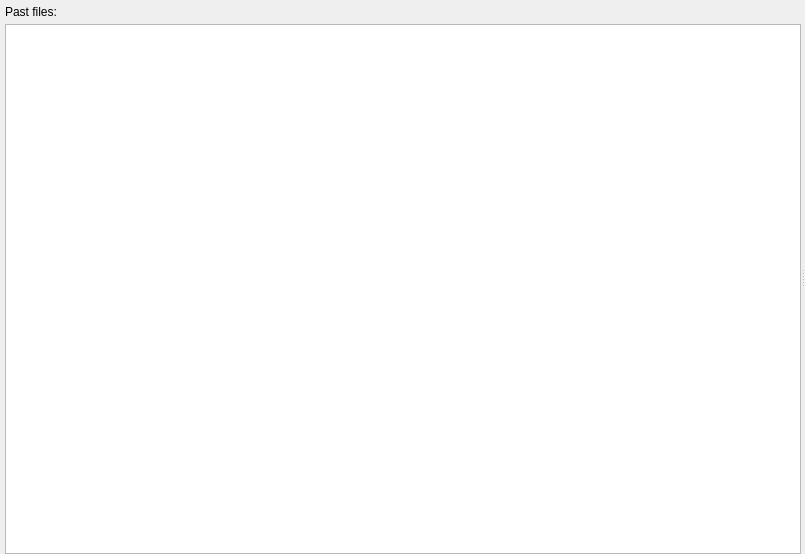
<?xml version="1.0" encoding="UTF-8"?>
<ui version="4.0">
 <class>Form</class>
 <widget class="QWidget" name="Form">
  <property name="geometry">
   <rect>
    <x>0</x>
    <y>0</y>
    <width>805</width>
    <height>554</height>
   </rect>
  </property>
  <property name="windowTitle">
   <string>Live data</string>
  </property>
  <layout class="QVBoxLayout" name="verticalLayout_3">
   <property name="margin">
    <number>0</number>
   </property>
   <item>
    <widget class="QSplitter" name="splitter">
     <property name="orientation">
      <enum>Qt::Horizontal</enum>
     </property>
     <widget class="QWidget" name="verticalLayoutWidget">
      <layout class="QVBoxLayout" name="listLayout">
       <property name="spacing">
        <number>5</number>
       </property>
       <property name="leftMargin">
        <number>5</number>
       </property>
       <property name="topMargin">
        <number>5</number>
       </property>
       <property name="rightMargin">
        <number>0</number>
       </property>
       <property name="bottomMargin">
        <number>0</number>
       </property>
       <item>
        <widget class="QLabel" name="label">
         <property name="sizePolicy">
          <sizepolicy hsizetype="Preferred" vsizetype="Preferred">
           <horstretch>0</horstretch>
           <verstretch>0</verstretch>
          </sizepolicy>
         </property>
         <property name="text">
          <string>Past files:</string>
         </property>
        </widget>
       </item>
       <item>
        <widget class="QListWidget" name="fileList">
         <property name="enabled">
          <bool>true</bool>
         </property>
         <property name="sizePolicy">
          <sizepolicy hsizetype="Expanding" vsizetype="Expanding">
           <horstretch>0</horstretch>
           <verstretch>0</verstretch>
          </sizepolicy>
         </property>
        </widget>
       </item>
      </layout>
     </widget>
     <widget class="QWidget" name="verticalLayoutWidget_2">
      <layout class="QVBoxLayout" name="widgetLayout"/>
     </widget>
    </widget>
   </item>
  </layout>
  <action name="actionPrint">
   <property name="icon">
    <iconset resource="../../../../resources/nicos-gui.qrc">
     <normaloff>:/print</normaloff>:/print</iconset>
   </property>
   <property name="text">
    <string>&amp;Print...</string>
   </property>
   <property name="shortcut">
    <string>Ctrl+P</string>
   </property>
  </action>
  <action name="actionClose">
   <property name="icon">
    <iconset resource="../../../../resources/nicos-gui.qrc">
     <normaloff>:/quit</normaloff>:/quit</iconset>
   </property>
   <property name="text">
    <string>&amp;Close window</string>
   </property>
   <property name="shortcut">
    <string>Ctrl+Q</string>
   </property>
  </action>
  <action name="actionUnzoom">
   <property name="icon">
    <iconset resource="../../../../resources/nicos-gui.qrc">
     <normaloff>:/viewfull</normaloff>:/viewfull</iconset>
   </property>
   <property name="text">
    <string>&amp;Unzoom</string>
   </property>
   <property name="shortcut">
    <string>Ctrl+U</string>
   </property>
  </action>
  <action name="actionPDF">
   <property name="icon">
    <iconset resource="../../../../resources/nicos-gui.qrc">
     <normaloff>:/save</normaloff>:/save</iconset>
   </property>
   <property name="text">
    <string>&amp;Save as PDF...</string>
   </property>
  </action>
  <action name="actionLogScale">
   <property name="checkable">
    <bool>true</bool>
   </property>
   <property name="text">
    <string>&amp;Logarithmic Y scale</string>
   </property>
   <property name="iconText">
    <string>Log Scale</string>
   </property>
   <property name="shortcut">
    <string>Ctrl+L</string>
   </property>
  </action>
  <action name="actionNormalized">
   <property name="checkable">
    <bool>true</bool>
   </property>
   <property name="text">
    <string>&amp;Normalized</string>
   </property>
   <property name="iconText">
    <string>Normalized</string>
   </property>
   <property name="shortcut">
    <string>Ctrl+N</string>
   </property>
  </action>
  <action name="actionLegend">
   <property name="checkable">
    <bool>true</bool>
   </property>
   <property name="text">
    <string>L&amp;egend</string>
   </property>
  </action>
  <action name="actionResetPlot">
   <property name="text">
    <string>Reset</string>
   </property>
   <property name="shortcut">
    <string>Ctrl+R</string>
   </property>
  </action>
  <action name="actionWriteXml">
   <property name="icon">
    <iconset resource="../../../../resources/nicos-gui.qrc">
     <normaloff>:/save</normaloff>:/save</iconset>
   </property>
   <property name="text">
    <string>Save as XML...</string>
   </property>
   <property name="shortcut">
    <string>Ctrl+S</string>
   </property>
  </action>
  <action name="actionSetAsROI">
   <property name="icon">
    <iconset resource="../../../../resources/nicos-gui.qrc">
     <normaloff>:/find</normaloff>:/find</iconset>
   </property>
   <property name="text">
    <string>Set as ROI</string>
   </property>
  </action>
  <action name="actionSelectChannels">
   <property name="text">
    <string>Select channels...</string>
   </property>
  </action>
  <action name="actionLoadTOF">
   <property name="text">
    <string>Load TOF...</string>
   </property>
  </action>
  <action name="actionLoadPAD">
   <property name="text">
    <string>Load PAD...</string>
   </property>
   <property name="shortcut">
    <string>Ctrl+O</string>
   </property>
  </action>
  <action name="actionCustomRange">
   <property name="checkable">
    <bool>true</bool>
   </property>
   <property name="text">
    <string>Custom range</string>
   </property>
  </action>
 </widget>
 <resources>
  <include location="../../../../resources/nicos-gui.qrc"/>
 </resources>
 <connections/>
</ui>
